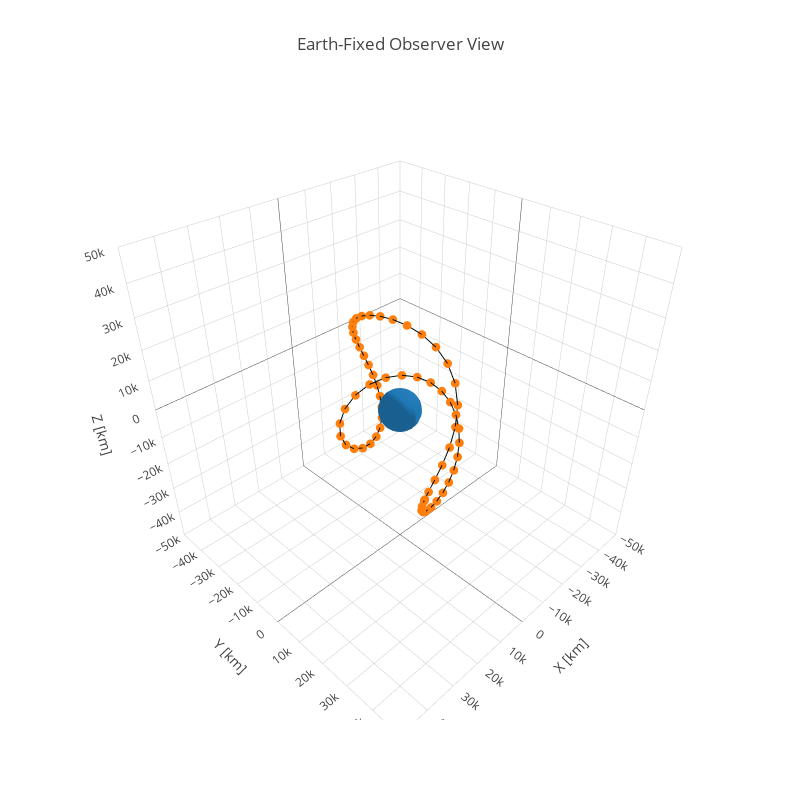

The notebook cell this image was saved under:
### Code cell
layout = go.Layout(
    title='Earth-Fixed Observer View',
    width=800,
    height=800,
    scene=dict(
    aspectmode="cube",
    xaxis=dict(
        range=[-50000, 50000],
        dtick=10000,
        title='X [km]'
    ),
    yaxis=dict(
        range=[-50000, 50000],
#         scaleanchor = "x",
#         scaleratio = 1,
        dtick=10000,
        title='Y [km]',
    ),
    zaxis=dict(
        range=[-50000, 50000],
        dtick=10000,
        title='Z [km]'
    ),)
)

data = [
    ellipsoidPlot(reearth),

    go.Scatter3d(x=O_r_S__ecef[:,0],y=O_r_S__ecef[:,1],z=O_r_S__ecef[:,2],
                 name = 'orbit?',
                 marker=dict(
                     size=3,
                     color=z,
                     colorscale='Viridis'),
#                  line = dict(color = ('red'), 
#                              width = .1)
                )]


fig = go.Figure(data=data, layout=layout)
iplot(fig)

### Figure 1 — Plotly figure (JSON) as saved in the notebook; plotly's stock layout.template omitted (floating-point values rounded to 4 significant figures; data arrays with more than 128 entries replaced by an {"elided": "..."} marker saying what was removed)
{"data": [{"alphahull": 0, "type": "mesh3d", "uid": "3ac0dbc6-b397-11e8-a316-8c8590c58dc6", "x": {"elided": "400 float values"}, "y": {"elided": "400 float values"}, "z": {"elided": "400 float values"}}, {"marker": {"color": 3855.0, "colorscale": "Viridis", "size": 3}, "name": "orbit?", "type": "scatter3d", "uid": "3ac0dd56-b397-11e8-a316-8c8590c58dc6", "x": [6843.0, 2932.0, -1470.0, -6097.0, -10550.0, -14290.0, -16770.0, -17650.0, -17030.0, -15340.0, -13170.0, -10980.0, -9111.0, -7743.0, -6959.0, -6764.0, -7111.0, -7916.0, -9068.0, -10440.0, -11900.0, -13300.0, -14510.0, -15400.0, -15830.0, -15710.0, -14940.0, -13470.0, -11240.0, -8274.0, -4619.0, -396.4, 4177.0, 8759.0, 12870.0, 15930.0, 17490.0, 17450.0, 16130.0, 14100.0, 11860.0, 9830.0, 8236.0, 7203.0, 6765.0, 6894.0, 7519.0, 8540.0, 9837.0, 11280.0, 12720.0, 14030.0, 15060.0, 15700.0, 15820.0, 15330.0, 14160.0, 12250.0, 9585.0, 6206.0], "y": [16580.0, 14670.0, 13040.0, 11670.0, 10450.0, 9173.0, 7563.0, 5414.0, 2661.0, -622.0, -4286.0, -8167.0, -12110.0, -15970.0, -19620.0, -22930.0, -25820.0, -28200.0, -30020.0, -31220.0, -31810.0, -31780.0, -31170.0, -30040.0, -28450.0, -26510.0, -24320.0, -22000.0, -19670.0, -17450.0, -15430.0, -13680.0, -12210.0, -10950.0, -9723.0, -8279.0, -6371.0, -3866.0, -788.3, 2736.0, 6545.0, 10480.0, 14390.0, 18140.0, 21610.0, 24690.0, 27290.0, 29340.0, 30800.0, 31640.0, 31870.0, 31500.0, 30580.0, 29170.0, 27360.0, 25260.0, 22980.0, 20640.0, 18360.0, 16240.0], "z": [-20230.0, -20420.0, -19530.0, -17370.0, -13790.0, -8817.0, -2802.0, 3573.0, 9509.0, 14410.0, 18010.0, 20310.0, 21440.0, 21550.0, 20810.0, 19370.0, 17360.0, 14900.0, 12070.0, 8975.0, 5684.0, 2274.0, -1183.0, -4615.0, -7948.0, -11100.0, -13980.0, -16490.0, -18500.0, -19880.0, -20460.0, -20040.0, -18430.0, -15450.0, -11040.0, -5388.0, 935.6, 7144.0, 12530.0, 16680.0, 19510.0, 21100.0, 21610.0, 21210.0, 20040.0, 18260.0, 15970.0, 13280.0, 10290.0, 7069.0, 3700.0, 253.2, -3198.0, -6581.0, -9818.0, -12820.0, -15500.0, -17730.0, -19390.0, -20330.0]}], "layout": {"height": 800, "scene": {"aspectmode": "cube", "xaxis": {"dtick": 10000, "range": [-50000, 50000], "title": "X [km]"}, "yaxis": {"dtick": 10000, "range": [-50000, 50000], "title": "Y [km]"}, "zaxis": {"dtick": 10000, "range": [-50000, 50000], "title": "Z [km]"}}, "title": "Earth-Fixed Observer View", "width": 800}}
